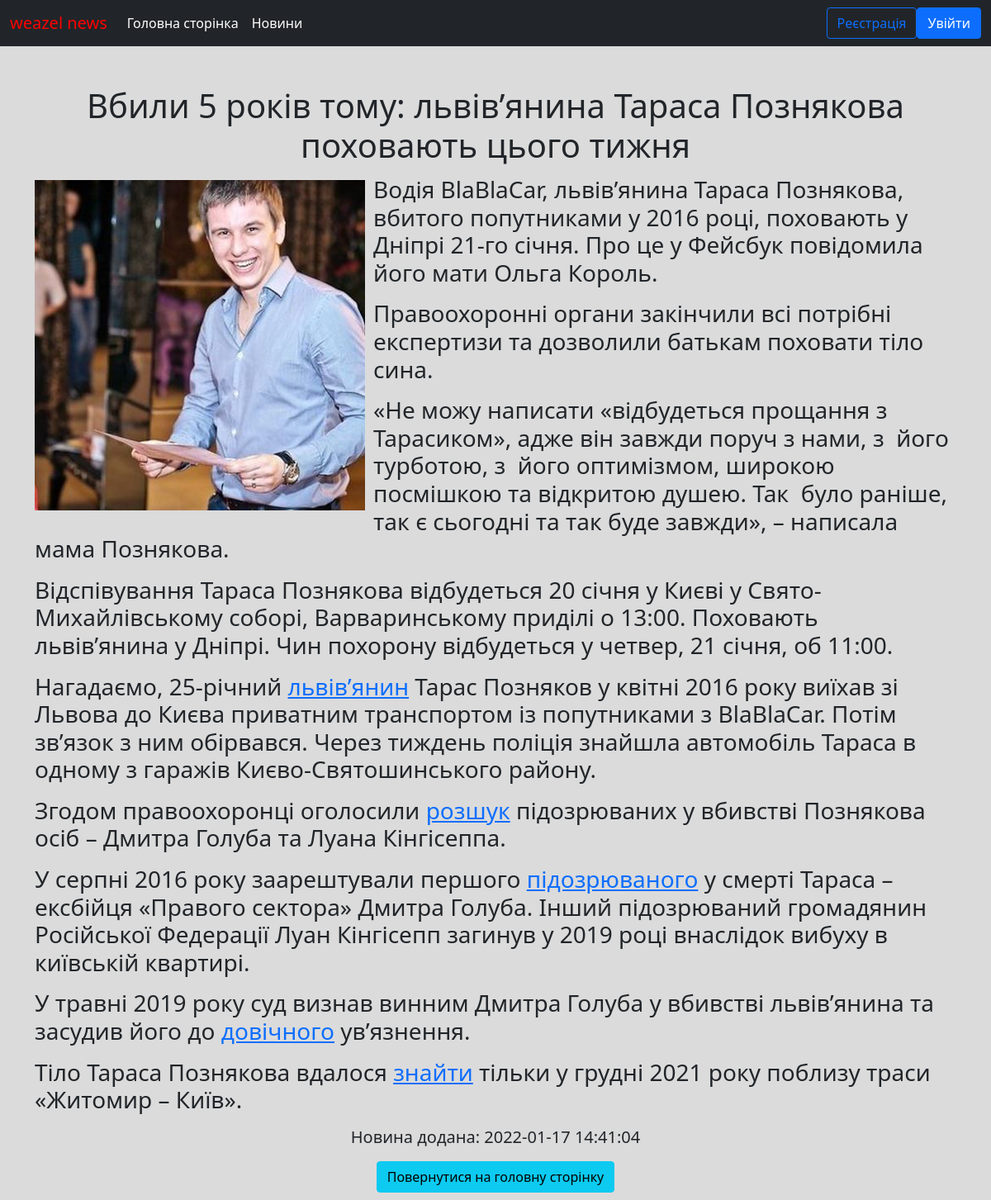
Screenshot of /news/view?id=36 with the database file from the repository.
### tables this page shows
CREATE TABLE `news` (
  `id` int(11) NOT NULL,
  `title` varchar(255) NOT NULL,
  `short_text` text NOT NULL,
  `datetime` datetime NOT NULL,
  `datetime_lastedit` datetime DEFAULT NULL,
  `user_id` int(11) NOT NULL,
  `text` text NOT NULL,
  `photo` varchar(255) DEFAULT NULL
);

### core/Controller.php (called while the page is built, shortened)
<?php
class Controller
{
    public function render($viewsName, $localParams = null, $globalParams = null)
    {
        $tpl = new Template();
        if (is_array($localParams))
            $tpl->setParams($localParams);
        $moduleName = strtolower((new \ReflectionClass($this))->getShortName());
        $globalParams['PageContent'] = $tpl->render("views/{$moduleName}/{$viewsName}.php");
        return $globalParams;
    }
}

### controllers/News.php (called while the page is built, shortened)
<?php
class News extends Controller
{
    protected $newsModel;
    public function __construct()
    {
        $this->newsModel = new \models\News();
    }
    public function actionView()
    {
        $id = $_GET['id'];
        $news = $this->newsModel->GetNewsById($id);
        $title = $news['title'];
        return $this->render('view', ['model' => $news], [
            'PageTitle' => $title,
            'MainTitle' => $title,
        ]);
    }
}

### core/Core.php (called while the page is built, shortened)
<?php
class Core
{
    private static $instance;
    private static $mainTemplate;
    private static $db;
    private function __construct()
    {
        global $Config;
        self::$db = new \core\DB($Config['Database']['Server'],
            $Config['Database']['Username'],
            $Config['Database']['Password'],
            $Config['Database']['Database']);
    }
    public static function getInstance()
    {
        if (empty(self::$instance)) {
            self::$instance = new Core();
            return self::getInstance();
        } else
            return self::$instance;
    }
    public function getDB()
    {
        return self::$db;
    }
    public function init()
    {
        self::$mainTemplate = new Template();
    }
    public function run()
    {
        $path = $_GET['path'];
        $pathParts = explode('/', $path);
        $className = ucfirst($pathParts[0]);
        if (empty($className))
            $fullClassName = 'controllers\\Site';
        else
            $fullClassName = 'controllers\\' . $className;
        $methodName = ucfirst($pathParts[1]);
        if (empty($methodName))
            $fullMethodName = 'actionIndex';
        else
            $fullMethodName = 'action' . $methodName;
        if (class_exists($fullClassName)) {
            $controller = new $fullClassName();
            if (method_exists($controller, $fullMethodName)) {
                $method = new \ReflectionMethod($fullClassName, $fullMethodName);
                $paramsArray = [];
                $result = $method->invokeArgs($controller, $paramsArray);
                if (is_array($result)) {
                    self::$mainTemplate->setParams($result);
                }
            } else
                throw new \Exception('404 Not Found');
        } else
            throw new \Exception('404 Not Found');
    }
    public function done()
    {
        self::$mainTemplate->display('views/layout/index.php');
    }
}

### index.php (called while the page is built)
<?php
include('config/config.php');
include('core/Core.php');
$core = \core\Core::getInstance();
$core->init();
$core->run();
$core->done();

### core/DB.php (called while the page is built, shortened)
<?php
class DB
{
    protected $pdo;
    public function __construct($server, $login, $password, $database)
    {
        $this->pdo = new \PDO("mysql:host={$server};dbname=$database;charset=UTF8", $login, $password);
    }
    public function select($table, $fields = "*", $where = null, $orderBy = null, $limit = null, $offset = null)
    {
        $fieldsStr = "*";
        if (is_string($fields))
            $fieldsStr = $fields;
        $sql = "SELECT {$fieldsStr} FROM {$table} ";
        if (is_array($where) && count($where) > 0) {
            $whereParts = [];
            foreach ($where as $key => $value) {
                $whereParts [] = "{$key}= ?";
            }
            $whereStr = implode(' AND ', $whereParts);
            $sql .= ' WHERE ' . $whereStr;
        }
        $sth = $this->pdo->prepare($sql);
        if (is_array($where) && count($where) > 0)
            $sth->execute(array_values($where));
        else
            $sth->execute();
        return $sth->fetchAll();
    }
}

### models/News.php (called while the page is built, shortened)
<?php
class News extends \core\Model
{
    public function GetNewsById($id)
    {
        $news = \core\Core::getInstance()->getDB()->select('news', '*', ['id' => $id]);
        if (!empty($news))
            return $news[0];
        else
            return null;
    }
}

### models/Users.php (called while the page is built, shortened)
<?php
class Users extends Model
{
    public function IsUserAuthenticated()
    {
        return isset($_SESSION['user']);
    }
}

### views/news/view.php (the view)
<div class="news">
    <div>
        <? if (is_file('files/news/' . $model['photo'] . '_m.jpg')): ?>
            <? if (is_file('files/news/' . $model['photo'] . '_m.jpg')): ?>
                <a href="/files/news/<?= $model['photo'] ?>_b.jpg"  target="_blank" >
            <? endif; ?>
            <img class="bd-placeholder-img rounded float-start "
                 src="/files/news/<?= $model['photo'] ?>_m.jpg"/>
            <? if (is_file('files/news/' . $model['photo'] . '_m.jpg')): ?>
                </a>
            <? endif; ?>
        <? endif; ?>
    </div>
    <div>
        <h3> <?= $model['text'] ?></h3>
    </div>
</div>
<div>
    <h5 class="char1">Новина додана: <?= $model['datetime'] ?></h5>
    <h1 class="char1"><a href="/site" class="btn btn-info">Повернутися на головну сторінку</a></h1>
</div>

### views/layout/index.php (shortened to what this page needs)
<?php
$UserModel = new \models\Users();
?>
<!DOCTYPE html>
<hml>
    <head>
        <link href="https://cdn.jsdelivr.net/npm/bootstrap@5.0.2/dist/css/bootstrap.min.css" rel="stylesheet"
>
        <link href="/style.css" type="text/css" rel="stylesheet"/>
    </head>
    <body id="backcolor">
    <nav class="navbar navbar-dark bg-dark navbar-expand-lg navbar-light bg-light">
        <div class="container-fluid">
            <a class="navbar-brand" href="" style="color: red">weazel news</a>
            <div class="collapse navbar-collapse" id="navbarSupportedContent">
                <ul class="navbar-nav me-auto mb-2 mb-lg-0">
                    <li class="nav-item">
                        <a class="nav-link active" aria-current="page" href="/">Головна сторінка</a>
                    </li>
                    <li class="nav-item">
                        <a class="nav-link active" href="/news">Новини</a>
                    </li>
                </ul>
                <form class="d-flex">
                    <? if (!$UserModel->IsUserAuthenticated()): ?>
                        <a href="/users/register" class="btn btn-outline-primary ">Реєстрація</a>
                        <a href="/users/login" class="btn btn-primary">Увійти</a>
                    <? endif; ?>
                </form>
            </div>
        </div>
    </nav>
    <div class="container">
        <h1 class="mt-5 char1"><?= $PageTitle ?></h1>
        <?= $PageContent ?>
    </div>
    </body>
</hml>

### style.css (style rules this page uses)
.news .bd-placeholder-img.rounded { padding: 10px 10px 10px 0; }
h3 { padding-top: 5px; }
.char1 { text-align: center; }
#backcolor { background: #dbdbdb; }
* { box-sizing: border-box; }

### rows the page displays
news: title "Вбили 5 років тому: львів’янина Тараса Познякова поховають цього тижня", photo (picture), text "Водія BlaBlaCar, львів’янина Тараса Познякова, вбитого попутниками у 2016 році, поховають у Дніпрі 21-го січня. Про це у Фейсбук повідомила його мати Ольга Король. Правоохоронні органи закінчили всі потрібні експертизи та дозволили батькам поховати тіло сина. «Не можу написати «відбудеться прощання з Тарасиком», адже він завжди поруч з нами, з його турботою, з його оптимізмом, широкою посмішкою та відкритою душею. Так було раніше, так є сьогодні та так буде завжди», – написала мама Познякова. Відспівування Тараса Познякова відбудеться 20 січня у Києві у Свято-Михайлівському соборі, Варваринському приділі о 13:00. Поховають львів’янина у Дніпрі. Чин похорону відбудеться у четвер, 21 січня,…", datetime "2022-01-17 14:41:04"
